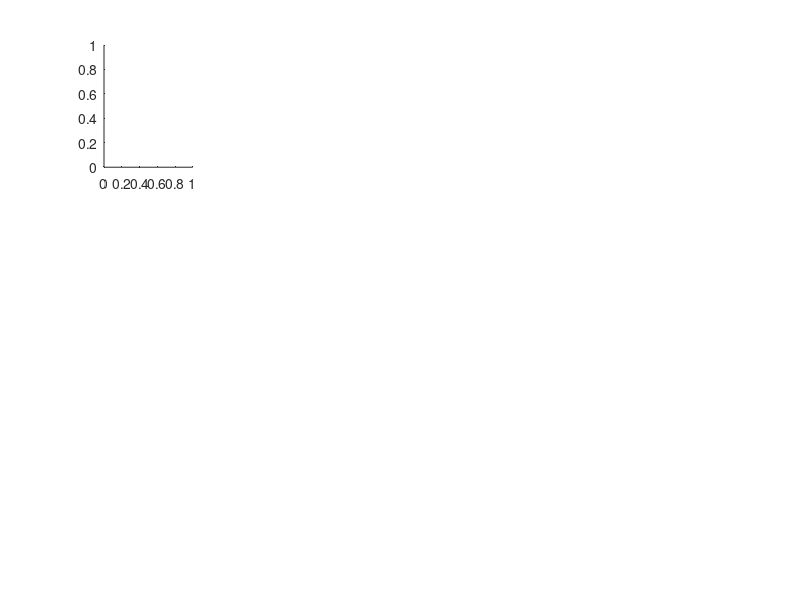

This chart was generated by the following MATLAB code: (Note: this script raises an error after producing the figure.)
%% Figure 1: Designing a Single Module
% Prepare Space
clear; clc;

%% Plot Preliminaries
cArrow = [76 187 23]/255;
cDist = [200 200 200]/255;

% Subplot Indices
nRow = [8 8 8];     NRow = sum(nRow);   nR = [0 cumsum(nRow)];
nCol = [4 4 4 4];   NCol = sum(nCol);   nC = [0 cumsum(nCol)];
figM = reshape(1:(NRow*NCol), [NCol, NRow])';
cellM = cell(length(nRow)*length(nCol),1);
for i = 1:length(nRow)
    for j = 1:length(nCol)
        cP = figM((nR(i)+1):(nR(i+1)-1), (nC(j)+1):(nC(j+1)-1));
        cellM(i+(j-1)*length(nRow)) = {cP(:)};
    end
end

fig = figure(1); clf;

% a: Rigid Body Motion
subplot(NRow,NCol,cellM{1});
Xs1 = [-2 -2  2  2;...
       -1  1 -1  1];
conn1 = [1 3; 1 4; 2 3; 2 4];
visualize_network(Xs1,[],conn1);
hold on;
h = annotation('arrow');
set(h,'parent',gca,'position',[2.5 0 1 0], 'HeadLength',5,'HeadWidth',5,'color',cArrow,'LineWidth',1);
h = annotation('arrow');
set(h,'parent',gca,'position',[0 1.5 0 1], 'HeadLength',5,'HeadWidth',5,'color',cArrow,'LineWidth',1);
t = 90:-2:0;
aX = 1.5*cosd(t)+1.7; aY = 1.5*sind(t)+0.8;
plot(aX,aY,'color',cArrow, 'linewidth', 1);
h = annotation('arrow');
set(h,'parent',gca,'position',[aX(end) aY(end) diff(aX(end-1:end)) diff(aY(end-1:end))], 'HeadLength',5,'HeadWidth',5,'color',cArrow,'LineWidth',1);
hold off;
axis([-3.5 3.5 -3.5 3.5] + [0 0 .6 .6]);

% b: Define Distances
nW = .1;
subplot(NRow,NCol,cellM{2});
hold on;
line(Xs1(1,1:2)-.8,Xs1(2,1:2),'color','k','LineWidth',.5);
line(Xs1(1,1:2)-.8 + [nW -nW],[Xs1(2,1) Xs1(2,1)],'color','k','LineWidth',.5);
line(Xs1(1,1:2)-.8 + [nW -nW],[Xs1(2,2) Xs1(2,2)],'color','k','LineWidth',.5);
line(Xs1(1,3:4)+.8,Xs1(2,3:4),'color','k','LineWidth',.5);
line(Xs1(1,3:4)+.8 + [nW -nW],[Xs1(2,3) Xs1(2,3)],'color','k','LineWidth',.5);
line(Xs1(1,3:4)+.8 + [nW -nW],[Xs1(2,4) Xs1(2,4)],'color','k','LineWidth',.5);
visualize_network(Xs1,[],conn1);
text(Xs1(1,1)-2.2, mean(Xs1(2,1:2)), 'd_1', 'fontsize', 10);
text(Xs1(1,3)+1.2, mean(Xs1(2,1:2)), 'd_2', 'fontsize', 10);
hold off;
axis([-3.5 3.5 -3.5 3.5] + [0 0 .6 .6]);

% c: Motion Plot
subplot(NRow,NCol,cellM{3});
dX1 = [0 0 0 0; -1 1 1 -1];
[XCa,~] = sim_motion(Xs1,[],conn1,.01,170,dX1,0);   % Simulate
[XCb,~] = sim_motion(Xs1,[],conn1,.01,170,-dX1,0);  % Simulate
XC = cat(3,flip(XCa,3),XCb);
d1 = sqrt(squeeze(sum((diff(XC(:,1:2,:),[],2)).^2)));
d2 = sqrt(squeeze(sum((diff(XC(:,3:4,:),[],2)).^2)));
diff1 = abs(d1-2) + abs(d2-2);       dInd1 = find(diff1==min(diff1),1);
diff2 = abs(d1-1.143) + abs(d2-3.5); dInd2 = find(diff2==min(diff2),1);
diff3 = abs(d1-3.5) + abs(d2-1.143); dInd3 = find(diff3==min(diff3),1);
plot(d1,d2);
hold on;
plot([1 4],[1 4], '--', 'color', [200 200 200]/255);
plot(d1(dInd1),d2(dInd1),'bo','markersize',5);
plot(d1(dInd2),d2(dInd2),'bo','markersize',5);
plot(d1(dInd3),d2(dInd3),'bo','markersize',5);
hold off;
visualize_network(XC(:,:,dInd1)/8+[d1(dInd1)+.5 d2(dInd1)+.3]',[],conn1,.3);
visualize_network(XC(:,:,dInd2)/8+[d1(dInd2)+.5 d2(dInd2)+0]',[],conn1,.3);
visualize_network(XC(:,:,dInd3)/8+[d1(dInd3)+0 d2(dInd3)+.5]',[],conn1,.3);
set(gca,'visible',1,'XTick',[1 2.5 4],'YTick',[1 2.5 4],'fontsize',10,...
        'xticklabel',{'1','d_1','4'},'yticklabel',{'1','d_2','4'});
axis([1 4 1 4]);

% d: Solution Space Example
subplot(NRow,NCol,cellM{4});
s = sqrt(3);
Xs2 = [-s/2 0 s/2;...
       -1/2 1 -1/2];
dXs2 = [-s/2 0 s/2;...
        -1/2 1 -1/2]/2.5;
visualize_conic(Xs2,dXs2,[-2 2; -2 2],[100;100],3,1,1);
axis([-1 1 -1 1]*1.5 + [0 0 0 0]);

% e: Constructed Network
nW = .02;
xSh = .6;
ySh = xSh/sqrt(3);
subplot(NRow,NCol,cellM{5});
Xu0 = [-s/2 0;...
        1/2 -1];
conn2 = [1 4; 2 4; 3 4; 1 5; 2 5; 3 5];
[Xu2,~] = construct_network(Xs2,dXs2,Xu0,conn2,1,0);
Xu2 = Xu2(1:2,:);
hold on;
line(Xs2(1,1:2)-xSh,Xs2(2,1:2)+ySh,'color','k','LineWidth',.5);
line(Xs2(1,1)-xSh+nW*[s -s], Xs2(2,1)+ySh+nW*[-1 1],'color','k','LineWidth',.5);
line(Xs2(1,2)-xSh+nW*[s -s], Xs2(2,2)+ySh+nW*[-1 1],'color','k','LineWidth',.5);
line(Xs2(1,2:3)+xSh,Xs2(2,2:3)+ySh,'color','k','LineWidth',.5);
line(Xs2(1,2)+xSh+nW*[s -s], Xs2(2,2)+ySh+nW*[1 -1],'color','k','LineWidth',.5);
line(Xs2(1,3)+xSh+nW*[s -s], Xs2(2,3)+ySh+nW*[1 -1],'color','k','LineWidth',.5);
text(Xs2(1,1)-.9, mean(Xs2(2,1:2))+.4, 'd_1','fontsize',10);
text(Xs2(1,3)+.3, mean(Xs2(2,2:3))+.4, 'd_2','fontsize',10);
hold off;
axis([-1 1 -1 1]*1.5 + [0 0 0 0]);

% f: Simulate
subplot(NRow,NCol,cellM{6});
[XC2,~] = sim_motion(Xs2,Xu2,conn2,.005,920,[Xs2,Xu2],0);   % Simulate
d1 = sqrt(squeeze(sum((diff(XC2(:,1:2,:),[],2)).^2)));
d2 = sqrt(squeeze(sum((diff(XC2(:,2:3,:),[],2)).^2)));
diff1 = abs(d1-s) + abs(d2-s);       dInd1 = find(diff1==min(diff1),1);
diff2 = abs(d1-1.96) + abs(d2-2.74); dInd2 = find(diff2==min(diff2),1);
diff3 = abs(d1-1.24) + abs(d2-2.48); dInd3 = find(diff3==min(diff3),1);
plot(d1,d2);
hold on;
plot([1 4],[1 4], '--', 'color', [200 200 200]/255);
plot(d1(dInd1),d2(dInd1),'o','markersize',5,'color',cArrow);
plot(d1(dInd2),d2(dInd2),'bo','markersize',5);
plot(d1(dInd3),d2(dInd3),'bo','markersize',5);
plot([d1(dInd1)-.2,d1(dInd1)+.2],[d2(dInd1)-.2,d1(dInd1)+.2],'-','color',cArrow);
hold off;
visualize_network(XC2(:,1:3,dInd1)/8+[d1(dInd1)+.2 d2(dInd1)-.2]',...
                  XC2(:,4:5,dInd1)/8+[d1(dInd1)+.2 d2(dInd1)-.2]',conn2,.3);
visualize_network(XC2(:,1:3,dInd2)/8+[d1(dInd2)+.3 d2(dInd2)+0]',...
                  XC2(:,4:5,dInd2)/8+[d1(dInd2)+.3 d2(dInd2)+0]',conn2,.3);
visualize_network(XC2(:,1:3,dInd3)/8+[d1(dInd3)-.1 d2(dInd3)+.3]',...
                  XC2(:,4:5,dInd3)/8+[d1(dInd3)-.1 d2(dInd3)+.3]',conn2,.3);
set(gca,'visible',1,'XTick',[1 2 3],'YTick',[1 2 3],'fontsize',10,...
        'xticklabel',{'1','d_1','3'},'yticklabel',{'1','d_2','3'});
axis([.9 3.1 .9 3.1]);

% g: Finite Solution Space
subplot(NRow,NCol,cellM{7})
s = sqrt(3);
Xs30 = [-s/2 0 s/2;...
        -1/2 1 -1/2];
Xs3T = [-0.5  0.0  0.5;...
        -1.0  1.5 -1.0];
conn2 = [1 4; 2 4; 3 4; 1 5; 2 5; 3 5];
visualize_conic_finite(Xs30,Xs3T,[-1 1; -1 1]*1.8,[100;100],3,.7,.85);
axis([-1 1 -1 1]*1.5 + [0 0 .4 .4]);

% h: Finite Network
subplot(NRow,NCol,cellM{8})
Xu0 = [-0.38  0.00;...
        1.58 -0.75];
conn3 = [1 4; 2 4; 3 4; 1 5; 2 5; 3 5];
[Xu3,~] = construct_network(Xs30,Xs3T,Xu0,conn3,1,1);
Xu3 = Xu3(1:2,:);
axis([-1 1 -1 1]*1.5 + [0 0 .4 .4]);

% i: Simulate
subplot(NRow,NCol,cellM{9});
[XC3,~] = sim_motion(Xs30,Xu3,conn3,.005,500,[Xs30,Xu3],0);   % Simulate
d1 = sqrt(squeeze(sum((diff(XC3(:,1:2,:),[],2)).^2)));
d2 = sqrt(squeeze(sum((diff(XC3(:,2:3,:),[],2)).^2)));
diff1 = abs(d1-s) + abs(d2-s);       dInd1 = find(diff1==min(diff1),1);
diff2 = abs(d1-2.27) + abs(d2-2.00); dInd2 = find(diff2==min(diff2),1);
diff3 = abs(d1-2.55) + abs(d2-2.55); dInd3 = find(diff3==min(diff3),1);
plot(d1,d2);
hold on;
plot([1 4],[1 4], '--', 'color', [200 200 200]/255);
plot(d1(dInd1),d2(dInd1),'o','markersize',5,'color',cArrow);
plot(d1(dInd2),d2(dInd2),'bo','markersize',5);
plot(d1(dInd3),d2(dInd3),'o','markersize',5,'color',cArrow);
hold off;
visualize_network(XC3(:,1:3,dInd1)/8+[d1(dInd1)+.0 d2(dInd1)-.4]',...
                  XC3(:,4:5,dInd1)/8+[d1(dInd1)+.0 d2(dInd1)-.4]',conn3,.3);
visualize_network(XC3(:,1:3,dInd2)/8+[d1(dInd2)+.2 d2(dInd2)-.2]',...
                  XC3(:,4:5,dInd2)/8+[d1(dInd2)+.2 d2(dInd2)-.2]',conn3,.3);
visualize_network(XC3(:,1:3,dInd3)/8+[d1(dInd3)+.3 d2(dInd3)-.1]',...
                  XC3(:,4:5,dInd3)/8+[d1(dInd3)+.3 d2(dInd3)-.1]',conn3,.3);
set(gca,'visible',1,'XTick',[1 2 3],'YTick',[1 2 3],'fontsize',10,...
        'xticklabel',{'1','d_1','3'},'yticklabel',{'1','d_2','3'});
axis([.9 3.1 .9 3.1]);

% j: Infinitesimal and Finite
subplot(NRow,NCol,cellM{10});
Xs40 = [-s/2 0 s/2;...
        -1/2 1 -1/2];
Xs4T = Xs40*1.7;
dXs4 = [0 0 .5;...
        0 0 -1]/2;
visualize_conic_finite(Xs40,Xs4T,[-2 2;-2 2],[100;100],0,.7,0);
visualize_conic(Xs40,dXs4,[-2 2;-2 2],[100;100],0,1,0);
axis([-1 1 -1 1]*2);

% k: Construct Infinitesimal and Finite Network
subplot(NRow,NCol,cellM{11});
Xu4 = [-0.950  1.690;...
       -1.394 -0.080];
conn4 = [1 4; 2 4; 3 4; 1 5; 2 5; 3 5];
visualize_network(Xs40,Xu4,conn4);
axis([-1 1 -1 1]*2);

% l: Simulate Infinitesimal and Finite
subplot(NRow,NCol,cellM{12});
[XC4,~] = sim_motion(Xs40,Xu4,conn4,.005,400,[Xs40,Xu4],0);   % Simulate
d1 = sqrt(squeeze(sum((diff(XC4(:,1:2,:),[],2)).^2)));
d2 = sqrt(squeeze(sum((diff(XC4(:,2:3,:),[],2)).^2)));
diff1 = abs(d1-s) + abs(d2-s);       dInd1 = find(diff1==min(diff1),1);
diff2 = abs(d1-2.00) + abs(d2-2.62); dInd2 = find(diff2==min(diff2),1);
diff3 = abs(d1-2.93) + abs(d2-2.93); dInd3 = find(diff3==min(diff3),1);
plot(d1,d2);
hold on;
plot([1 4],[1 4], '--', 'color', [200 200 200]/255);
plot(d1(dInd1),d2(dInd1),'o','markersize',5,'color',cArrow);
plot(d1(dInd2),d2(dInd2),'bo','markersize',5);
plot(d1(dInd3),d2(dInd3),'o','markersize',5,'color',cArrow);
plot([d1(dInd1),d1(dInd1)],[d2(dInd1)-.3,d1(dInd1)+.3],'-','color',cArrow);
hold off;
visualize_network(XC4(:,1:3,dInd1)/8+[d1(dInd1)+.2 d2(dInd1)-.2]',...
                  XC4(:,4:5,dInd1)/8+[d1(dInd1)+.2 d2(dInd1)-.2]',conn4,.3);
visualize_network(XC4(:,1:3,dInd2)/8+[d1(dInd2)-.4 d2(dInd2)+0]',...
                  XC4(:,4:5,dInd2)/8+[d1(dInd2)-.4 d2(dInd2)+0]',conn4,.3);
visualize_network(XC4(:,1:3,dInd3)/8+[d1(dInd3)-.1 d2(dInd3)-.4]',...
                  XC4(:,4:5,dInd3)/8+[d1(dInd3)-.1 d2(dInd3)-.4]',conn4,.3);
set(gca,'visible',1,'XTick',[1 2 3],'YTick',[1 2 3],'fontsize',10,...
        'xticklabel',{'1','d_1','3'},'yticklabel',{'1','d_2','3'});
axis([.9 3.1 .9 3.1]);


% Size and Save Figure
fName = 'figure1';
set(gcf, 'Renderer', 'painters'); 
fig.PaperPositionMode = 'manual';
fig.PaperUnits = 'centimeters';
fig.PaperPosition = [-1.7 -0.8 18 10.4];
fig.PaperSize = [14 8.8];
saveas(fig, ['Figures/' fName], 'pdf');



%% Figure 2
% Prepare Space
clear; clc;

% Plot
cCob = [200 200 100]/255;

% Subplot Indices
nRow = [6 6 12];     NRow = sum(nRow);   nR = [0 cumsum(nRow)];
nCol = [4 4 4 4];   NCol = sum(nCol);   nC = [0 cumsum(nCol)];
figM = reshape(1:(NRow*NCol), [NCol, NRow])';
cellM = cell(length(nRow)*length(nCol),1);
for i = 1:length(nRow)
    for j = 1:length(nCol)
        cP = figM((nR(i)+1):(nR(i+1)-1), (nC(j)+1):(nC(j+1)-1));
        cellM(i+(j-1)*length(nRow)) = {cP(:)};
    end
end

fig = figure(2); clf;

% Two Modules
subplot(NRow,NCol,cellM{1});
tSx = .7;
tSy = .1;
Xs1 = [-2 -2  2  2;...
       -1  1 -1  1];
conn1 = [1 3; 1 4; 2 3; 2 4];
visualize_network(Xs1-[3;0],[],conn1);
visualize_network(Xs1+[3;0],[],conn1);
text(-5-tSx, tSy, 'd_1','fontsize',10);
text(-1-tSx, tSy, 'd_2','fontsize',10);
text(1-tSx, tSy, 'd_2*','fontsize',10);
text(5-tSx, tSy, 'd_3','fontsize',10);
axis([-5 5 -2 2]);

subplot(NRow,NCol,cellM{2});
[Xs1a,conn1a] = tesselate_network(Xs1,conn1,[4;0],[2;1]);
visualize_network(Xs1a,[],conn1a);
text(-2-tSx, tSy, 'd_1','fontsize',10);
text(2-tSx, tSy, 'd_2','fontsize',10);
text(6-tSx, tSy, 'd_3','fontsize',10);
axis([-5 5 -2 2]+[2 2 0 0]);

% Cobweb Plot
subplot(NRow,NCol,cellM{3});
% Simulate Single Module for Cobweb
dX1 = [0 0 0 0; -1 1 1 -1];
[XCa,~] = sim_motion(Xs1,[],conn1,.01,170,dX1,0);   % Simulate
[XCb,~] = sim_motion(Xs1,[],conn1,.01,170,-dX1,0);  % Simulate
XC = cat(3,flip(XCa,3),XCb);
d1 = sqrt(squeeze(sum((diff(XC(:,1:2,:),[],2)).^2)));
d2 = sqrt(squeeze(sum((diff(XC(:,3:4,:),[],2)).^2)));
% Simulate Combined Network for Propagation
[XC1a,~] = sim_motion(Xs1a,[],conn1a,.01,140,Xs1a,0);
D1 = sqrt(squeeze(sum(diff(XC1a,1,2).^2)));
D1 = D1(1:2:end,:);
plot(d1,d2);
hold on;
plot([1 4],[1 4], '--', 'color', [200 200 200]/255);
% Cobweb 1
pInd = 140;
dP = [D1(:,pInd)';D1(:,pInd)']; dP = dP(:);
line(dP,[0;dP(1:end-1)],'color',cCob);
visualize_network(XC1a(:,:,pInd)/8+[2.5;3.6],[],conn1a,.3);
% Cobweb 2
pInd = 20;
dP = [D1(:,pInd)';D1(:,pInd)']; dP = dP(:);
line(dP,[0;dP(1:end-1)],'color',cCob);
visualize_network(XC1a(:,:,pInd)/8+[2.2;2.4],[],conn1a,.3);
hold off;
set(gca,'visible',1,'XTick',[1 2.5 4],'YTick',[1 2.5 4],'fontsize',10,...
        'xticklabel',{'1','d_k','4'},'yticklabel',{'1','d_{k+1}','4'});
axis([1 4 1 4]);




subplot(NRow,NCol,cellM{4});

subplot(NRow,NCol,cellM{5});

subplot(NRow,NCol,cellM{6});

subplot(NRow,NCol,cellM{7});




subplot(NRow,NCol,cellM{12});




% Size and Save Figure
fName = 'figure2';
set(gcf, 'Renderer', 'painters'); 
fig.PaperPositionMode = 'manual';
fig.PaperUnits = 'centimeters';
fig.PaperPosition = [-2.3 -0.6 24.7 9];
fig.PaperSize = [19 8];
saveas(fig, ['Figures/' fName], 'pdf');





